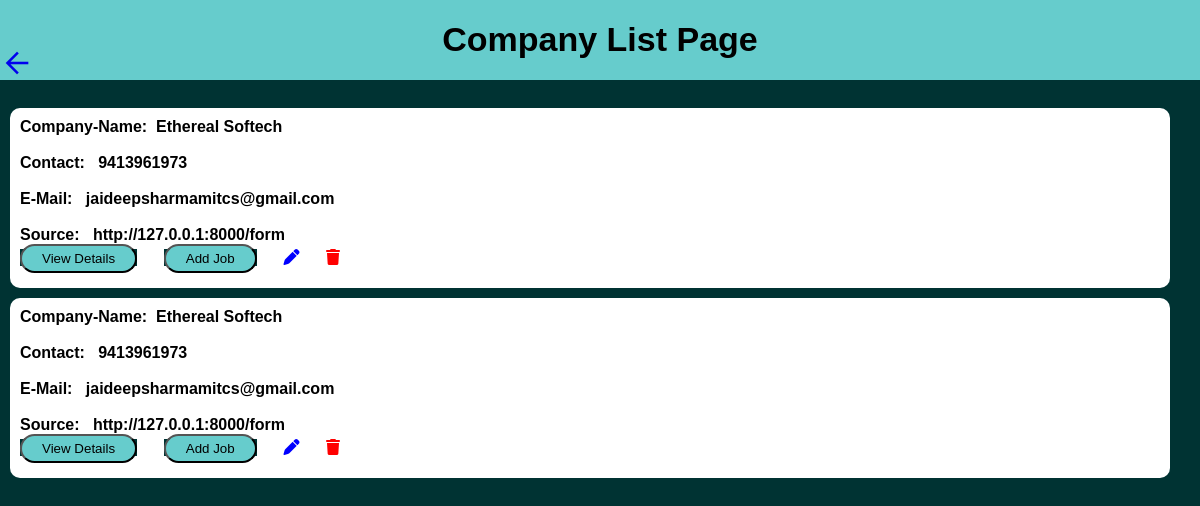
/company_list/, run on the app's committed database.
### app/models.py (models this page shows)
class companydetail(models.Model):
    Company_Name=models.CharField(max_length=50)
    contact=models.IntegerField(blank=True ,null=True)
    Email=models.EmailField(max_length=300)
    source=models.CharField(max_length=300)
    city=models.CharField(max_length=500)
    address=models.CharField(max_length=500)
    website=models.CharField(max_length=500)

### app/views.py (the view)
# urls.py: path('company_list/',views.company_show,name='company_form'),
def company_show(request):
    data=companydetail.objects.all()
    for i in data:
     return render(request,'company_data.html',{"messages":data})

### templates/company_data.html (shortened to what this page needs)
<!DOCTYPE html>
<html lang="en">
<head>
  <link rel="stylesheet"
    href="https://cdnjs.cloudflare.com/ajax/libs/font-awesome/6.4.2/css/all.min.css" />
</head>
<body>
  <div class="backspace">
  <a href="http://127.0.0.1:8000/"><span class="material-symbols-outlined"
      style="margin-top: 46px; background: #66CCCC; margin-left: 0px; font-size: 34px;">arrow_back</span></a>
  </div>
  <div class="H">
    <h1>Company List Page</h1> <br>
  </div>
  <div class="U">
    {% for i in messages %}
    <ul style="margin-top: 10px;"> <b>
        <li scope="row" ><style> S.no. &nbsp;&nbsp; {{i.id}}</style> Company-Name: &nbsp;{{i.Company_Name}} <br> <br>
          Contact:&nbsp;&nbsp; {{i.contact}} <br><br>
          E-Mail:&nbsp;&nbsp; {{i.Email}} <br><br>
          Source:&nbsp;&nbsp; {{i.source}} <br>
  <a href= 'view-details/{{i.id}}'><button  style="color:black;background: #66CCCC; text-align:right;border-radius: 20px; padding-left: 20px;padding-right: 20px;padding-top: 5px;padding-bottom: 5px;">View Details</button></a>
 <a href="{%url  'job'%}" ><button style="color:black;background: #66CCCC;border-radius: 20px; padding-left: 20px;padding-right: 20px;padding-top: 5px;padding-bottom: 5px;">Add Job</button></a>
    </ul>
    {% endfor %}
  </div>
</body>
</html>

### templates/company_data.html (style rules this page uses)
* { margin: 0%; padding: 0%; background: #003333; }
.H h1 { background: #66CCCC; text-align: center; height: 60px; font-size: 34px; font-family: 'Franklin Gothic Medium', 'Arial Narrow', Arial, sans-serif; }
.backspace { align-items: left; background-color: #66CCCC; width: 100%; cursor: pointer; height: 20px }
.U li { background: white; font-family: Arial, Helvetica, sans-serif; margin-left: 10px; list-style: none; height: 160px; width: 95%; border-radius: 10px; margin-top: 10px; padding: 10px; }

### data on the page
companydetail: Company_Name "Ethereal Softech", contact "9413961973", Email "jaideepsharmamitcs@gmail.com", source "http://127.0.0.1:8000/form"
companydetail: Company_Name "Ethereal Softech", contact "9413961973", Email "jaideepsharmamitcs@gmail.com", source "http://127.0.0.1:8000/form"
